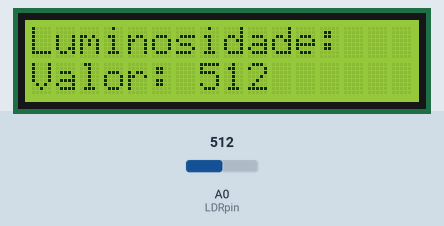
Recording of a sketch running on a simulated Arduino Uno, built with avr-gcc and run on an emulated ATmega328P. On the bench: 16×2 character LCD. Inputs (shaded band) come from the test bench; at power-on: A0 (LDRpin) = 512.

Above: at 1.2 s.
1.3 s: A0 (LDRpin) set to 716
At 2.4 s:
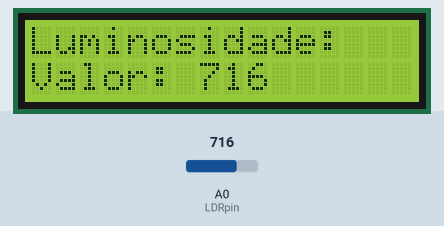
3.0 s: A0 (LDRpin) set to 900
At 3.7 s:
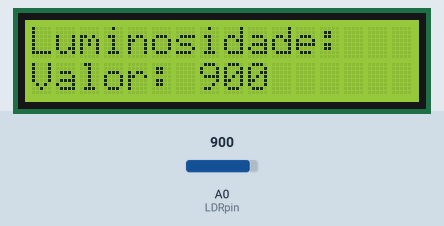
4.5 s: A0 (LDRpin) set to 1023
At 5.1 s:
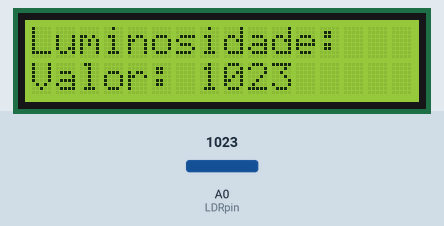
Timing chart, 0 to 7.5 s (numbered marks = the images above; inputs shaded):
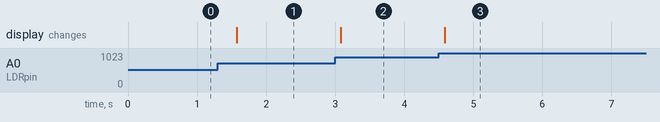

Measured:
- after the input at 1.3 s, the display: changes after 0.27 s (image 1)
- after the input at 3.0 s, the display: changes after 0.08 s (image 2)
- after the input at 4.5 s, the display: changes after 0.09 s (image 3)

The sketch:

2b.ino
```cpp
#include <LiquidCrystal.h>

#define LDRpin A0

LiquidCrystal lcd(12, 11, 5, 4, 3, 2);

void setup() {
  lcd.begin(16, 2);
  lcd.print("Luminosidade:");
}

void loop() {
  int leitura = analogRead(LDRpin);
  lcd.setCursor(0, 1);
  lcd.print("Valor: ");
  lcd.print(leitura);
  lcd.print("    ");
  delay(500);
}
```
